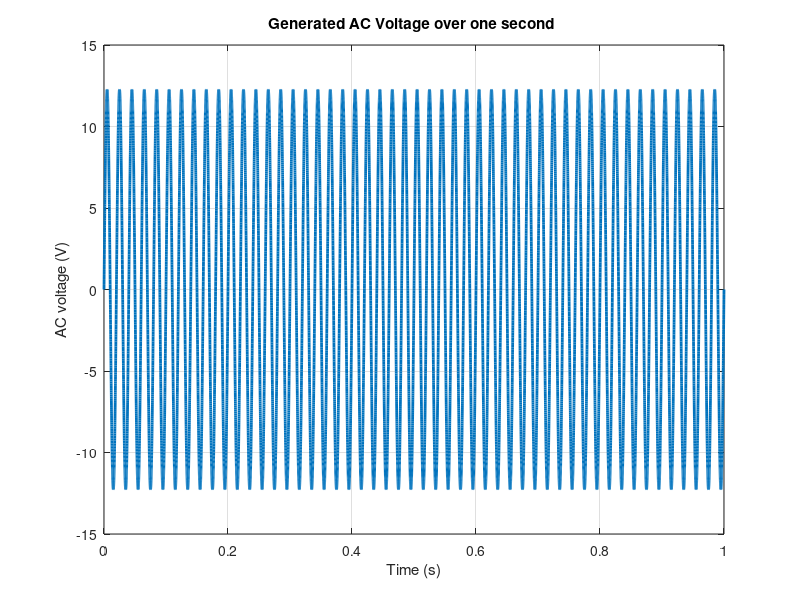
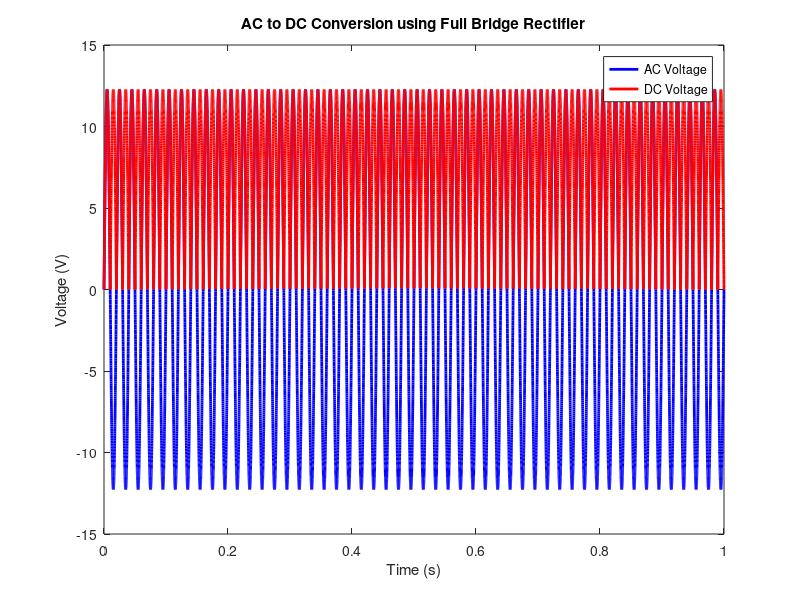
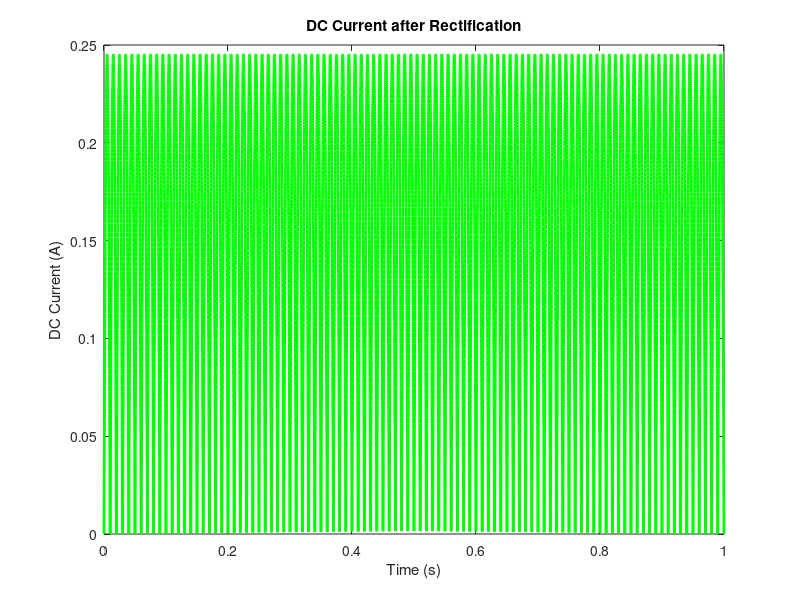
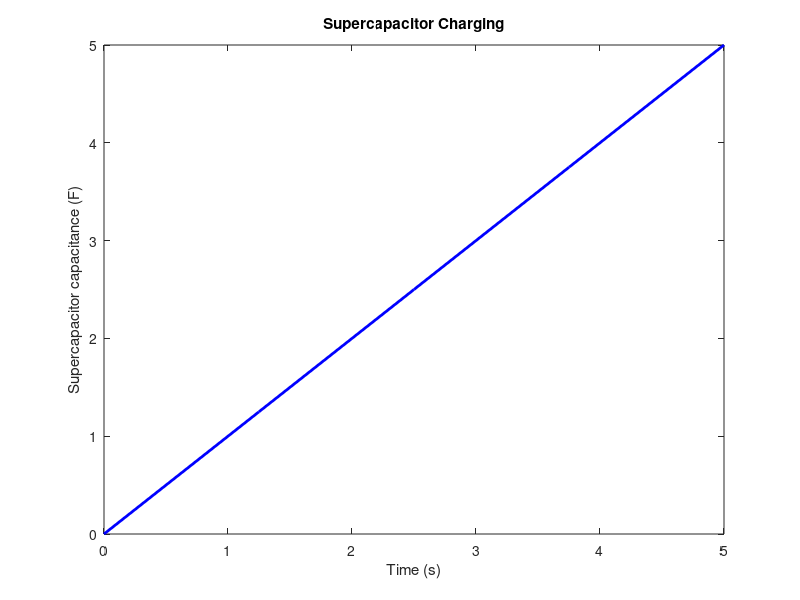

Reproduce these figures in MATLAB, in order.
% Define parameters
one_magnet_magnetic_field = input("give the value of one magnet magnetic field (in Tesla) :");
amount_of_magnets = input ("give the amount of magnets (in Round number) :");
total_magnetic_field_density = one_magnet_magnetic_field * amount_of_magnets; % Tesla (Assuming each magnet has the same constant magnetic field density)
diameter_of_a_wire_round = input ("give the diameter of a wire round in centimeter(in cm):");
radius = diameter_of_a_wire_round / 2; % cm 
area = pi * radius^2 * 10^-4; % m^2
number_of_turns = input ("give the number of turns (in Round number) :");

coil_resistance = input ("give the coil resistance in ohms :");
magnet_velocity = input ("give the magnet velocity in m/s :");
length_of_the_coil_wrap_area = input ("give the length of the coil wrap area in centimeter :");
T = (2 * length_of_the_coil_wrap_area*10^-2) / magnet_velocity; % (The amount of time the magnetic field changes)

% The time vector over one second(10HZ)
time = linspace(0,1.00, 25000); % Adjust the number of points as needed

% Calculate the change of magnetic flux through the coil over time
changing_magnetic_flux = total_magnetic_field_density * area / T;

% Calculate the EMF (voltage) induced in the coil using Faraday's law
EMF = -number_of_turns * changing_magnetic_flux;

% Calculate the AC current flowing through the coil (Assuming coil acts as a load)
AC_current = EMF / coil_resistance * sin(2 * pi / T * time);

% Define parameters
% Calculate the peak AC voltage
peak_AC_voltage = max(abs(AC_current)) * coil_resistance ;

% Calculate the frequency
frequency = 1/T ; % Hz
% Load resistance (in ohms)
R_load = 50; 

% Time vector
t = linspace(0,1.00,25000);

% Generate AC voltage waveform (sinusoidal)
AC_voltage = peak_AC_voltage * sin(2 * pi * frequency * t);


% Plot the graph about AC voltage 
figure;
plot(time, AC_voltage, 'LineWidth', 2);
xlabel('Time (s)');
ylabel('AC voltage (V)');
title('Generated AC Voltage over one second ');
grid on;

% Full Bridge Rectifier simulation
DC_voltage = zeros(size(t));
for i = 1:length(t)
    if AC_voltage(i) > 0
        DC_voltage(i) = AC_voltage(i);
    else
        DC_voltage(i) = -AC_voltage(i);
    end
end

% Plot AC and DC voltages
figure;
plot(t, AC_voltage, 'b', 'LineWidth', 2);
hold on;
plot(t, DC_voltage, 'r', 'LineWidth', 2);
hold off;
xlabel('Time (s)');
ylabel('Voltage (V)');
title('AC to DC Conversion using Full Bridge Rectifier');
legend('AC Voltage', 'DC Voltage');

% Calculate the DC current flowing through the load
DC_current = DC_voltage / R_load;



% Plot the DC current
figure;
plot(t, DC_current, 'g', 'LineWidth', 2);
xlabel('Time (s)');
ylabel('DC Current (A)');
title('DC Current after Rectification');

% Define parameters
supercapacitor_capacity = input("Supercapacitor capacity value(in Farads) :"); % Supercapacitor capacity in Farads
supercapacitor_voltage_maximum = input("Supercapacitor voltage maximum(in volts) :"); % Maximum voltage of the supercapacitor (in volts)
supply_voltage = input("The DC voltage that we used to charged the capacitor(according to the graph in volts) :"); % in volts
discharge_voltage = input("The voltage need for light up the LED bulbs(in volts) :"); % in volts
if supply_voltage > supercapacitor_voltage_maximum
    supply_voltage = supercapacitor_voltage_maximum ;
end 
charging_current = input("The DC current that we used to charged the capacitor(according to the graph in Amperes) :"); % Charging current during charging phase (in Amperes)
discharging_current = input("The amount of current need to light up the all LED bulbs(in Amperes) :"); % Discharging current during discharging phase (in Amperes)


% Time vector
q = input ("The amount of time you charged the capacitor in seconds(ex- 10 , 20 , 100 , ...) : ");
r = input ("The amount of points that you need to see the capacity value between starting and finishing second :");
t = linspace(0,q,r);

% Initialize supercapacitor capacitance vector
capacitance_supercapacitor = zeros(size(t));

% Simulation - Charging the supercapacitor
for i = 1:length(t)
    % Calculate the charging of supercapacitor (constant DC current)
    capacitance_supercapacitor(i) = min((charging_current * t(i)) / supply_voltage, supercapacitor_capacity);
end

% Plot supercapacitor charge over time
figure;
plot(t, capacitance_supercapacitor, 'b', 'LineWidth', 2);
xlabel('Time (s)');
ylabel('Supercapacitor capacitance (F)');
title('Supercapacitor Charging');




% Time vector
q = input ("The amount of time you discharged the capacitor in seconds(ex- 10 , 20 , 100 , ...) : ");
r = input ("The amount of points that you need to see the capacity value between starting and finishing second :");
t = linspace(0,q,r);


% Initialize supercapacitor capacitance vector
capacitance_supercapacitor = zeros(size(t));


% Simulation - Discharging the supercapacitor
for i = 1:length(t)
    % Calculate the discharging of supercapacitor (constant DC current)
    capacitance_supercapacitor(i) = max(supercapacitor_capacity - ((discharging_current * t(i))/discharge_voltage), 0);
end

% Ensure the supercapacitor is fully discharged at the end
capacitance_supercapacitor(end) = 0;

% Plot supercapacitor discharge over time
figure;
plot(t, capacitance_supercapacitor, 'b', 'LineWidth', 2);
xlabel('Time (s)');
ylabel('Supercapacitor capacitance (F)');
title('Supercapacitor Discharge');


% Define parameters for LED bulbs
num_series_strings = input("LED bulb amounts in sereis connection :") ;
num_parallel_bulbs_per_string = input("LED bulb sereis amount in paralel connection :");
num_total_bulbs = num_series_strings * num_parallel_bulbs_per_string;

LED_resistance = input("Amount of resistance have a Single LED bulb(in ohms)  :"); % Ohms (Resistance of each LED bulb)
LED_current_desired = discharging_current; % Desired LED current (in Amperes)


% Initialize vector to store LED status (On/Off)
LED_status = zeros(size(t));

% Loop through time to simulate capacitor discharge

for i = 1:length(t)
    
    % Check if the total current is greater than the desired LED current
    if capacitance_supercapacitor(i) > 0
        % Set LED status to 1 (On)
        LED_status(i) = 1;
    else
        % Set LED status to 0 (Off)
        LED_status(i) = 0;
    end
end

% Plot LED status over time
figure;
stairs(t, LED_status, 'LineWidth', 2);
xlabel('Time (s)');
ylabel('LED Status');
title('LED On/Off Status during Supercapacitor Discharge');
ylim([-0.1, 1.1]); % Set y-axis limits for clarity
grid on;
